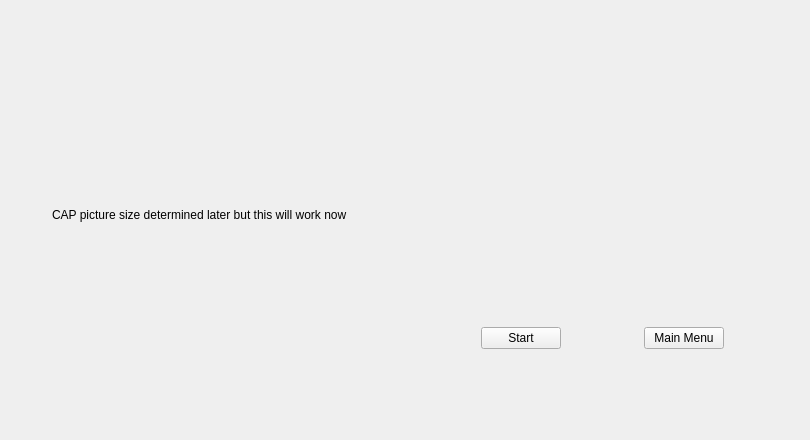
    <widget class="QWidget" name="CAP_OFF">
     <widget class="QWidget" name="layoutWidget_2">
      <property name="geometry">
       <rect>
        <x>0</x>
        <y>0</y>
        <width>801</width>
        <height>431</height>
       </rect>
      </property>
      <layout class="QHBoxLayout" name="horizontalLayout_3">
       <item>
        <layout class="QGridLayout" name="gridLayout_6">
         <item row="0" column="0">
          <spacer name="horizontalSpacer_11">
           <property name="orientation">
            <enum>Qt::Horizontal</enum>
           </property>
           <property name="sizeHint" stdset="0">
            <size>
             <width>48</width>
             <height>20</height>
            </size>
           </property>
          </spacer>
         </item>
         <item row="0" column="1">
          <widget class="QLabel" name="Capacitor_picture_off">
           <property name="text">
            <string>&lt;html&gt;&lt;head/&gt;&lt;body&gt;&lt;p&gt;CAP picture size determined later but this will work now&lt;/p&gt;&lt;/body&gt;&lt;/html&gt;</string>
           </property>
          </widget>
         </item>
         <item row="0" column="2">
          <spacer name="horizontalSpacer_12">
           <property name="orientation">
            <enum>Qt::Horizontal</enum>
           </property>
           <property name="sizeHint" stdset="0">
            <size>
             <width>40</width>
             <height>20</height>
            </size>
           </property>
          </spacer>
         </item>
        </layout>
       </item>
       <item>
        <layout class="QGridLayout" name="gridLayout_7">
         <item row="0" column="2">
          <spacer name="verticalSpacer_13">
           <property name="orientation">
            <enum>Qt::Vertical</enum>
           </property>
           <property name="sizeHint" stdset="0">
            <size>
             <width>20</width>
             <height>40</height>
            </size>
           </property>
          </spacer>
         </item>
         <item row="1" column="2">
          <spacer name="verticalSpacer_14">
           <property name="orientation">
            <enum>Qt::Vertical</enum>
           </property>
           <property name="sizeHint" stdset="0">
            <size>
             <width>20</width>
             <height>40</height>
            </size>
           </property>
          </spacer>
         </item>
         <item row="2" column="2">
          <spacer name="verticalSpacer_15">
           <property name="orientation">
            <enum>Qt::Vertical</enum>
           </property>
           <property name="sizeHint" stdset="0">
            <size>
             <width>20</width>
             <height>40</height>
            </size>
           </property>
          </spacer>
         </item>
         <item row="3" column="2">
          <spacer name="verticalSpacer_16">
           <property name="orientation">
            <enum>Qt::Vertical</enum>
           </property>
           <property name="sizeHint" stdset="0">
            <size>
             <width>20</width>
             <height>40</height>
            </size>
           </property>
          </spacer>
         </item>
         <item row="4" column="0">
          <spacer name="horizontalSpacer_13">
           <property name="orientation">
            <enum>Qt::Horizontal</enum>
           </property>
           <property name="sizeHint" stdset="0">
            <size>
             <width>40</width>
             <height>20</height>
            </size>
           </property>
          </spacer>
         </item>
         <item row="4" column="1">
          <widget class="QPushButton" name="Capacitor_Start_Button">
           <property name="text">
            <string>Start</string>
           </property>
          </widget>
         </item>
         <item row="4" column="2">
          <spacer name="horizontalSpacer_14">
           <property name="orientation">
            <enum>Qt::Horizontal</enum>
           </property>
           <property name="sizeHint" stdset="0">
            <size>
             <width>40</width>
             <height>20</height>
            </size>
           </property>
          </spacer>
         </item>
         <item row="4" column="3">
          <widget class="QPushButton" name="Main_menu_Capacitor_off">
           <property name="text">
            <string>Main Menu</string>
           </property>
          </widget>
         </item>
         <item row="4" column="4">
          <spacer name="horizontalSpacer_15">
           <property name="orientation">
            <enum>Qt::Horizontal</enum>
           </property>
           <property name="sizeHint" stdset="0">
            <size>
             <width>40</width>
             <height>20</height>
            </size>
           </property>
          </spacer>
         </item>
         <item row="5" column="2">
          <spacer name="verticalSpacer_17">
           <property name="orientation">
            <enum>Qt::Vertical</enum>
           </property>
           <property name="sizeHint" stdset="0">
            <size>
             <width>20</width>
             <height>40</height>
            </size>
           </property>
          </spacer>
         </item>
        </layout>
       </item>
      </layout>
     </widget>
    </widget>
